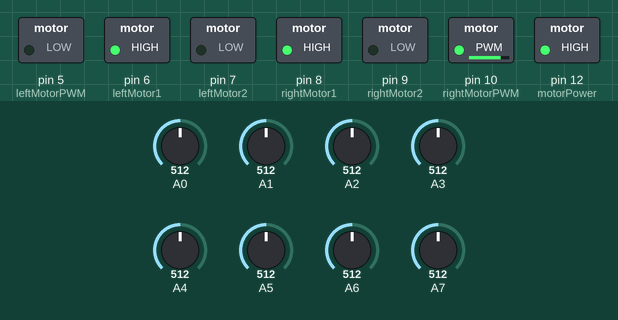
A sketch run on a simulated Arduino Uno, built with avr-gcc and run on an emulated ATmega328P. Shown: switched loads named in the sketch (green lamp = pin HIGH). The inputs (shaded band) are chosen by the test bench; at power-on: A0 = 512, A1 = 512, A2 = 512, A4 = 512, A6 = 512, A7 = 512, A3 = 512, A5 = 512.

Above: at 3.9 s.
4.0 s: A0 set to 716
5.5 s: A1 set to 716
At 6.7 s:
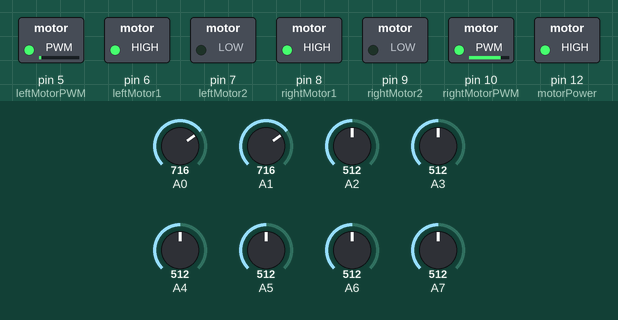
7.0 s: A2 set to 716
At 7.9 s:
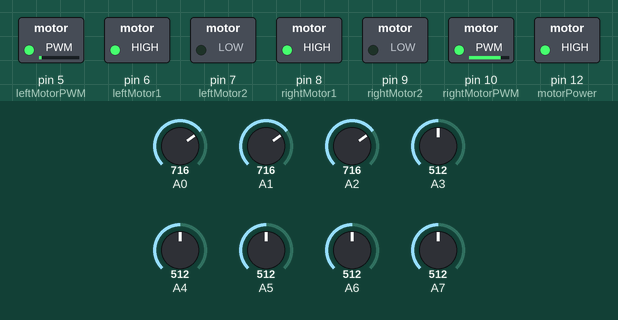
8.5 s: A4 set to 306
At 9.1 s:
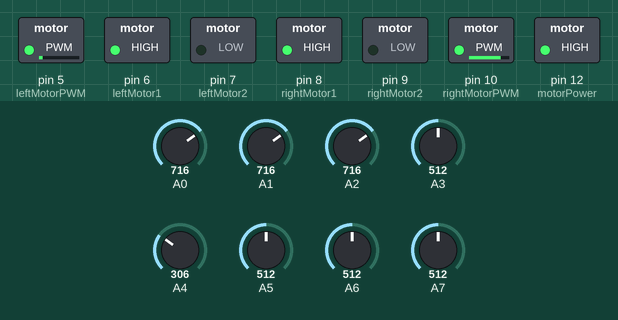
10.0 s: A6 set to 190
At 11.2 s:
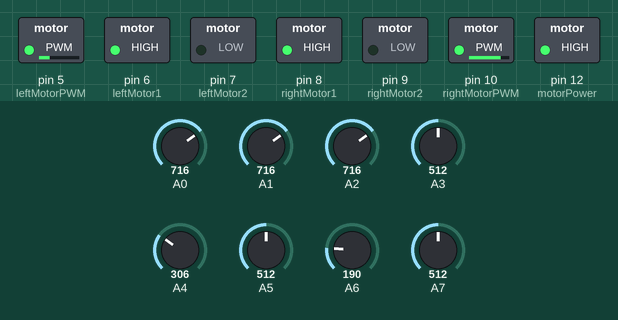
11.5 s: A7 set to 306
At 12.6 s:
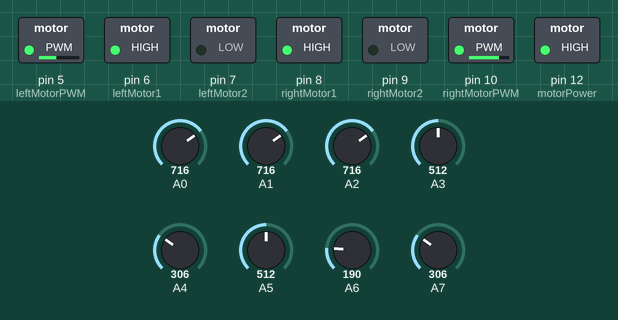
Timing chart, 0 to 14.0 s (numbered marks = the images above; inputs shaded):
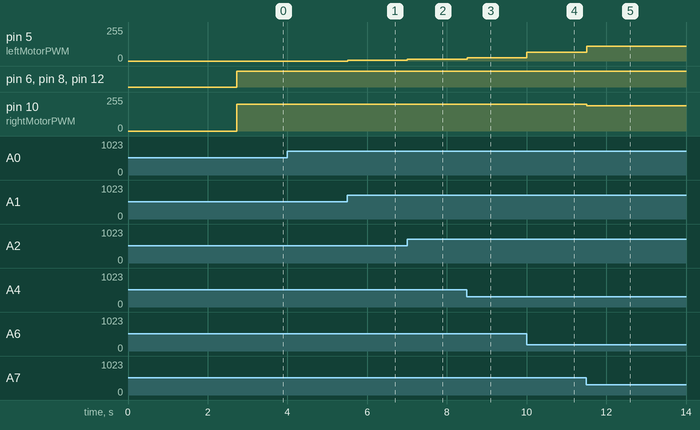

Measured:
- after the input at 5.5 s, pin 5 (leftMotorPWM): 0/255 → 5/255 at once
- after the input at 7.0 s, pin 5 (leftMotorPWM): 5/255 → 15/255 at once
- after the input at 8.5 s, pin 5 (leftMotorPWM): 15/255 → 23/255 at once
- after the input at 10.0 s, pin 5 (leftMotorPWM): 23/255 → 67/255 at once
- after the input at 11.5 s, pin 5 (leftMotorPWM): 67/255 → 109/255 at once; pin 10 (rightMotorPWM): 200/255 → 191/255 at once

The sketch:

follower.ino
```cpp
#include <QTRSensors.h>

#define Kp .2 // experiment to determine this, start by something small that just makes your bot follow the line at a slow speed
#define Kd 5 // experiment to determine this, slowly increase the speeds and adjust this value. ( Note: Kp < Kd)
#define rightMaxSpeed 200 // max speed of the robot
#define leftMaxSpeed 200 // max speed of the robot
#define rightBaseSpeed 150 // this is the speed at which the motors should spin when the robot is perfectly on the line
#define leftBaseSpeed 150  // this is the speed at which the motors should spin when the robot is perfectly on the line
#define NUM_SENSORS  8  // number of sensors used
#define TIMEOUT       2500// waits for 2500 us for sensor outputs to go low
#define EMITTER_PIN   2     // emitter is controlled by digital pin 2

#define rightMotor1 8
#define rightMotor2 9
#define rightMotorPWM 10
#define leftMotor1 6
#define leftMotor2 7
#define leftMotorPWM 5
#define motorPower 12

QTRSensorsAnalog qtra((unsigned char[]) {0,1,2,3,4,5,6,7},
NUM_SENSORS, TIMEOUT, EMITTER_PIN); // sensor connected through analog pins A0 - A5 i.e. digital pins 14-19

unsigned int sensorValues[NUM_SENSORS];

void setup()
{
  pinMode(rightMotor1, OUTPUT);
  pinMode(rightMotor2, OUTPUT);
  pinMode(rightMotorPWM, OUTPUT);
  pinMode(leftMotor1, OUTPUT);
  pinMode(leftMotor2, OUTPUT);
  pinMode(leftMotorPWM, OUTPUT);
  pinMode(motorPower, OUTPUT);

  int i;
  for (int i = 0; i < 100; i++) // calibrate for sometime by sliding the sensors across the line, or you may use auto-calibration instead

/*    comment this part out for automatic calibration
      if ( i  < 25 || i >= 75 ) // turn to the left and right to expose the sensors to the brightest and darkest readings that may be encountered
       turn_right();
      else
       turn_left(); */
    qtra.calibrate();
  delay(20);
wait();
delay(200); // wait for 2s to position the bot before entering the main loop

  /* comment out for serial printing

    Serial.begin(9600);
    for (int i = 0; i < NUM_SENSORS; i++)
    {
    Serial.print(qtra.calibratedMinimumOn[i]);
    Serial.print(' ');
    }
    Serial.println();

    for (int i = 0; i < NUM_SENSORS; i++)
    {
    Serial.print(qtra.calibratedMaximumOn[i]);
    Serial.print(' ');
    }
    Serial.println();
    Serial.println();
  */
}

int lastError = 0;

void loop()
{
  unsigned int sensors[8];
  int position = qtra.readLine(sensors); // get calibrated readings along with the line position, refer to the QTR Sensors Arduino Library for more details on line position.
  int error = position - 2500;

  int motorSpeed = Kp * error + Kd * (error - lastError);
  lastError = error;

  int rightMotorSpeed = rightBaseSpeed + motorSpeed;
  int leftMotorSpeed = leftBaseSpeed - motorSpeed;

  if (rightMotorSpeed > rightMaxSpeed ) rightMotorSpeed = rightMaxSpeed; // prevent the motor from going beyond max speed
  if (leftMotorSpeed > leftMaxSpeed ) leftMotorSpeed = leftMaxSpeed; // prevent the motor from going beyond max speed
  if (rightMotorSpeed < 0) rightMotorSpeed = 0; // keep the motor speed positive
  if (leftMotorSpeed < 0) leftMotorSpeed = 0; // keep the motor speed positive

  {
    digitalWrite(motorPower, HIGH); // move forward with appropriate speeds
    digitalWrite(rightMotor1, HIGH);
    digitalWrite(rightMotor2, LOW);
    analogWrite(rightMotorPWM, rightMotorSpeed);
    digitalWrite(motorPower, HIGH);
    digitalWrite(leftMotor1, HIGH);
    digitalWrite(leftMotor2, LOW);
    analogWrite(leftMotorPWM, leftMotorSpeed);
  }
}

void wait() {
  digitalWrite(motorPower, LOW);
}
```
